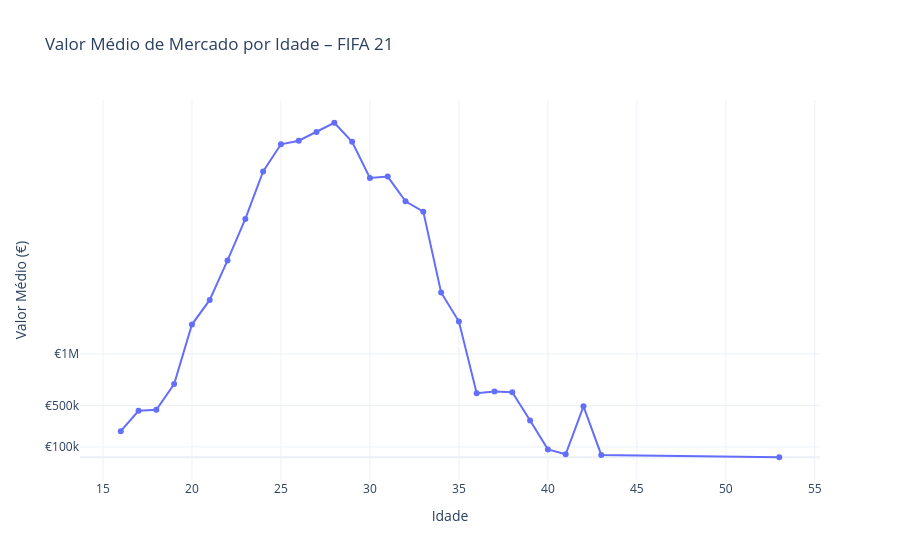

Write notebook code for a chart like this one.
### Code cell
df_age_value = (
    df
    .dropna(subset=["age", "value_eur"])
    .groupby("age", as_index=False)
    .agg(valor_medio=("value_eur", "mean"))
)

fig = px.line(
    df_age_value,
    x="age",
    y="valor_medio",
    markers=True,
    title="Valor Médio de Mercado por Idade – FIFA 21"
)

fig.update_yaxes(
    tickvals=[1e5, 5e5, 1e6, 5e6, 1e7, 5e7],
    ticktext=["€100k", "€500k", "€1M", "€5M", "€10M", "€50M"],
    title="Valor Médio (€)"
)

fig.update_layout(
    xaxis_title="Idade",
    template="plotly_white"
)

fig.show()

### Figure 1 — Plotly figure (JSON) as saved in the notebook; plotly's stock layout.template omitted (floating-point values rounded to 4 significant figures)
{"data": [{"hovertemplate": "age=%{x}<br>valor_medio=%{y}<extra></extra>", "legendgroup": "", "line": {"color": "#636efa", "dash": "solid"}, "marker": {"symbol": "circle"}, "mode": "lines+markers", "name": "", "orientation": "v", "showlegend": false, "type": "scatter", "x": [16, 17, 18, 19, 20, 21, 22, 23, 24, 25, 26, 27, 28, 29, 30, 31, 32, 33, 34, 35, 36, 37, 38, 39, 40, 41, 42, 43, 53], "xaxis": "x", "y": [252600.0, 449800.0, 459500.0, 708800.0, 1284000.0, 1522000.0, 1905000.0, 2306000.0, 2765000.0, 3028000.0, 3062000.0, 3146000.0, 3237000.0, 3052000.0, 2703000.0, 2716000.0, 2476000.0, 2377000.0, 1594000.0, 1313000.0, 619700.0, 635400.0, 628100.0, 355900.0, 76150.0, 29170.0, 493000.0, 22500.0, 0.0], "yaxis": "y"}], "layout": {"legend": {"tracegroupgap": 0}, "title": {"text": "Valor Médio de Mercado por Idade – FIFA 21"}, "xaxis": {"anchor": "y", "domain": [0, 1], "title": {"text": "Idade"}}, "yaxis": {"anchor": "x", "domain": [0, 1], "ticktext": ["€100k", "€500k", "€1M", "€5M", "€10M", "€50M"], "tickvals": [100000, 500000, 1000000, 5000000, 10000000, 50000000], "title": {"text": "Valor Médio (€)"}}}}
